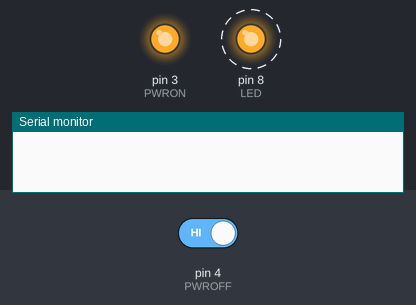
Bench run of a sketch on a simulated Arduino Uno, built with avr-gcc and run on an emulated ATmega328P. Parts: output pins drawn as LEDs (lit = HIGH), the last lines printed to the serial monitor. Dashed ring = blinking. The inputs (shaded band) are chosen by the test bench; at power-on: pin 4 (PWROFF) HIGH.

Above: at 0.75 s.
1.3 s: pin 4 (PWROFF) driven LOW
At 3.52 s:
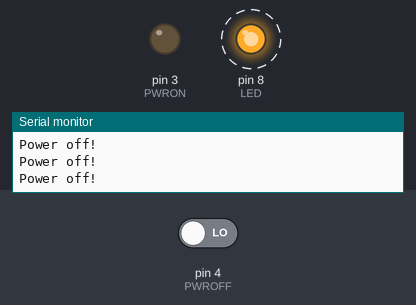
4.3 s: pin 4 (PWROFF) driven HIGH
Timing chart, 0 to 59.8 s (numbered marks = the images above; inputs shaded):
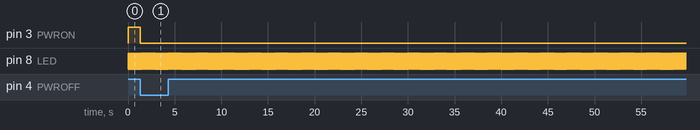

The sketch:

PWROFF_Test.ino
```cpp
#include <TimerOne.h>
#include <mcp_can.h>
#include <mcp_can_dfs.h>
#include <SoftwareSerial.h>
#include <SPI.h>

/********************************************//**
 *  Parameters & Variables
 ***********************************************/
//System declarations
#define TICK        20          //System Tick in ms !!!Recalculate Turn off time!!!

//PIN declarations
#define BATTERY     0           //battery balance on Analag 0
#define PWRON       3
#define PWROFF      4
#define RxD         7
#define TxD         6
#define LED         8
#define CSCAN       10

//system controls
#define DEBUG_ENABLED  1

//Declarations
SoftwareSerial blueToothSerial(RxD,TxD);

MCP_CAN CAN(CSCAN);

//Constants and Variables initialized
const int left = 266;           //motor left
const int right = 298;          //motor right
const int speedLeft = 256;      //CAN FRAME ID for speed left wheel
const int speedRight = 288;     //speed right wheel
const int odoLeft = 257;        //odo ticks left wheel
const int odoRight = 289;       //odo ticks right wheel
int lastlSpeed = 0;
int lastrSpeed = 0;

//Battery Surveillance Parameters
static const float turnOffV = 3.4;      //device turn off at battery cell voltage
static const float analogRef = 5.0;     //ADC reference voltage
static const int adcRes  = 1024;        //ADC Resolution
float cellVoltage = 0;                  //battery cell voltage
int turnOff   = 0;                      //turn device off flag

//Automatic Turn Off Parameters
static const unsigned long turnOfftime = 10UL * (TICK * 2.5);     //turn off value in seconds
static unsigned long watchCounter = 0UL;                       //counter turn off watchdog

/********************************************//**
 *  System Setup
 ***********************************************/
void setup()
{
  Serial.begin(9600);
  pinMode(RxD, INPUT);
  pinMode(TxD, OUTPUT);
  pinMode(LED, OUTPUT);
  pinMode(PWROFF,INPUT);
  pinMode(PWRON, OUTPUT);

  //turn on Rollator if powered
  digitalWrite(PWRON, HIGH);

  Timer1.initialize(TICK * 1000);
  Timer1.attachInterrupt( BlinkISR );

}

/********************************************//**
 *  Main
 ***********************************************/
void loop()
{
  int lSpeed, rSpeed;

  if(digitalRead(PWROFF) == 0)
  {
    Serial.println("Power off!");
    digitalWrite(PWRON, LOW);
  }


}

/********************************************//**
 *  Functions
 ***********************************************/
void readBlueTooth(int *left, int *right)
{

}


union {
  int integer;
  unsigned char byte[2];
} int2byte;

void sendSpeedToWheel(int side, int wheelSpeed)
{
  unsigned char sendBuf[5];
  int2byte.integer = wheelSpeed;
  sendBuf[0] = 1;
  sendBuf[1] = int2byte.byte[0];  //arduino int is 2 bytes (16 bit)
  sendBuf[2] = int2byte.byte[1];
  sendBuf[3] = 0;
  sendBuf[4] = 0;

  CAN.sendMsgBuf(side, 0, 5, sendBuf);
}

void sendCurrentToWheel(int side, int wheelSpeed)
{
  unsigned char sendBuf[5];
  int wheelCurrent = -2*wheelSpeed;

  int2byte.integer = wheelCurrent/3;
  sendBuf[0] = 2;
  sendBuf[1] = 0;
  sendBuf[2] = 0;
  sendBuf[3] = int2byte.byte[1];
  sendBuf[4] = int2byte.byte[0];

  CAN.sendMsgBuf(side, 0, 5, sendBuf);
}

void turnOffWatch()
{
  watchCounter++;
  if(watchCounter >= turnOfftime)
  {
    digitalWrite(PWRON, LOW);
  }
}

void batteryStatus()
{
  cellVoltage = analogRead(BATTERY);
  cellVoltage = (cellVoltage * analogRef) / adcRes;     //Voltage at Analog Port
  Serial.print("Voltage at A0:\t\t");
  Serial.println(cellVoltage);
  cellVoltage = (cellVoltage * 242) / 22;               //Resistor Divider R1 + R2 = 242k, R2 = 22k
  Serial.print("Voltage at Balance-Port:\t");
  Serial.println(cellVoltage);
  cellVoltage = cellVoltage/6;                          //calc cell voltage

  //on low battery voltage, turn off Rollator
  if(cellVoltage <= turnOffV)
  {
    turnOff = 1;
    Serial.println("Turn off Rollator!");
    //digitalWrite(PWRON, LOW);
  }
}

void BlinkISR()
{
  // System Tick visible on Pin 8
  digitalWrite(LED, digitalRead(LED)^1);
  //batteryStatus();
  turnOffWatch();
}
```

Measured:
- after the input at 1.3 s, pin 3 (PWRON): HIGH → LOW at once
- by itself, pin 8 (LED): alternates HIGH for 0.02 s and LOW for 0.02 s
